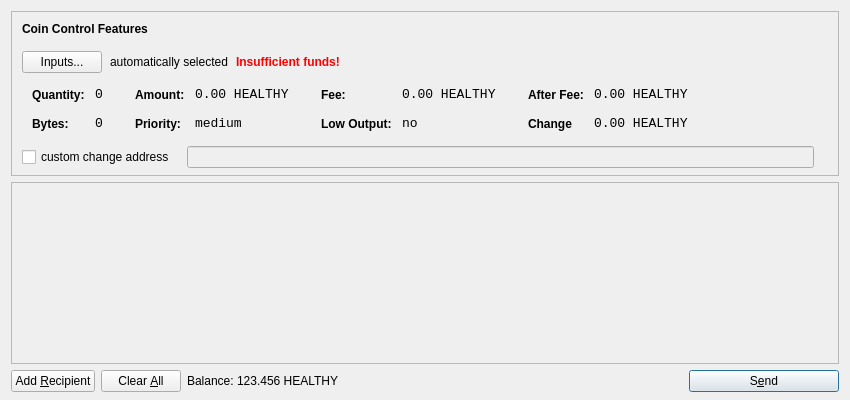
<?xml version="1.0" encoding="UTF-8"?>
<ui version="4.0">
 <class>SendCoinsDialog</class>
 <widget class="QDialog" name="SendCoinsDialog">
  <property name="geometry">
   <rect>
    <x>0</x>
    <y>0</y>
    <width>850</width>
    <height>400</height>
   </rect>
  </property>
  <property name="windowTitle">
   <string>Send Coins</string>
  </property>
  <layout class="QVBoxLayout" name="verticalLayout" stretch="0,1,0">
   <property name="bottomMargin">
    <number>8</number>
   </property>
   <item>
    <widget class="QFrame" name="frameCoinControl">
     <property name="sizePolicy">
      <sizepolicy hsizetype="Expanding" vsizetype="Expanding">
       <horstretch>0</horstretch>
       <verstretch>0</verstretch>
      </sizepolicy>
     </property>
     <property name="maximumSize">
      <size>
       <width>16777215</width>
       <height>16777215</height>
      </size>
     </property>
     <property name="frameShape">
      <enum>QFrame::StyledPanel</enum>
     </property>
     <property name="frameShadow">
      <enum>QFrame::Sunken</enum>
     </property>
     <layout class="QVBoxLayout" name="verticalLayoutCoinControl2">
      <property name="spacing">
       <number>-1</number>
      </property>
      <property name="leftMargin">
       <number>0</number>
      </property>
      <property name="topMargin">
       <number>0</number>
      </property>
      <property name="rightMargin">
       <number>0</number>
      </property>
      <property name="bottomMargin">
       <number>6</number>
      </property>
      <item>
       <layout class="QVBoxLayout" name="verticalLayoutCoinControl" stretch="0,0,0,0,1">
        <property name="spacing">
         <number>0</number>
        </property>
        <property name="leftMargin">
         <number>10</number>
        </property>
        <property name="topMargin">
         <number>10</number>
        </property>
        <item>
         <layout class="QHBoxLayout" name="horizontalLayoutCoinControl1">
          <property name="bottomMargin">
           <number>15</number>
          </property>
          <item>
           <widget class="QLabel" name="labelCoinControlFeatures">
            <property name="sizePolicy">
             <sizepolicy hsizetype="Preferred" vsizetype="Maximum">
              <horstretch>0</horstretch>
              <verstretch>0</verstretch>
             </sizepolicy>
            </property>
            <property name="font">
             <font>
              <weight>75</weight>
              <bold>true</bold>
             </font>
            </property>
            <property name="styleSheet">
             <string notr="true">font-weight:bold;</string>
            </property>
            <property name="text">
             <string>Coin Control Features</string>
            </property>
           </widget>
          </item>
         </layout>
        </item>
        <item>
         <layout class="QHBoxLayout" name="horizontalLayoutCoinControl2" stretch="0,0,0,0">
          <property name="spacing">
           <number>8</number>
          </property>
          <property name="bottomMargin">
           <number>10</number>
          </property>
          <item>
           <widget class="QPushButton" name="pushButtonCoinControl">
            <property name="styleSheet">
             <string notr="true"/>
            </property>
            <property name="text">
             <string>Inputs...</string>
            </property>
           </widget>
          </item>
          <item>
           <widget class="QLabel" name="labelCoinControlAutomaticallySelected">
            <property name="text">
             <string>automatically selected</string>
            </property>
            <property name="margin">
             <number>5</number>
            </property>
           </widget>
          </item>
          <item>
           <widget class="QLabel" name="labelCoinControlInsuffFunds">
            <property name="font">
             <font>
              <weight>75</weight>
              <bold>true</bold>
             </font>
            </property>
            <property name="styleSheet">
             <string notr="true">color:red;font-weight:bold;</string>
            </property>
            <property name="text">
             <string>Insufficient funds!</string>
            </property>
            <property name="margin">
             <number>5</number>
            </property>
           </widget>
          </item>
          <item>
           <spacer name="horizontalSpacerCoinControl">
            <property name="orientation">
             <enum>Qt::Horizontal</enum>
            </property>
            <property name="sizeHint" stdset="0">
             <size>
              <width>40</width>
              <height>1</height>
             </size>
            </property>
           </spacer>
          </item>
         </layout>
        </item>
        <item>
         <widget class="QWidget" name="widgetCoinControl" native="true">
          <property name="sizePolicy">
           <sizepolicy hsizetype="Preferred" vsizetype="Preferred">
            <horstretch>0</horstretch>
            <verstretch>0</verstretch>
           </sizepolicy>
          </property>
          <property name="minimumSize">
           <size>
            <width>0</width>
            <height>0</height>
           </size>
          </property>
          <property name="styleSheet">
           <string notr="true"/>
          </property>
          <layout class="QHBoxLayout" name="horizontalLayoutCoinControl5">
           <property name="margin">
            <number>0</number>
           </property>
           <item>
            <layout class="QHBoxLayout" name="horizontalLayoutCoinControl3" stretch="0,0,0,1">
             <property name="spacing">
              <number>20</number>
             </property>
             <property name="topMargin">
              <number>0</number>
             </property>
             <property name="bottomMargin">
              <number>10</number>
             </property>
             <item>
              <layout class="QFormLayout" name="formLayoutCoinControl1">
               <property name="horizontalSpacing">
                <number>10</number>
               </property>
               <property name="verticalSpacing">
                <number>14</number>
               </property>
               <property name="leftMargin">
                <number>10</number>
               </property>
               <property name="topMargin">
                <number>4</number>
               </property>
               <property name="rightMargin">
                <number>6</number>
               </property>
               <item row="0" column="0">
                <widget class="QLabel" name="labelCoinControlQuantityText">
                 <property name="styleSheet">
                  <string notr="true">font-weight:bold;</string>
                 </property>
                 <property name="text">
                  <string>Quantity:</string>
                 </property>
                 <property name="margin">
                  <number>0</number>
                 </property>
                </widget>
               </item>
               <item row="0" column="1">
                <widget class="QLabel" name="labelCoinControlQuantity">
                 <property name="font">
                  <font>
                   <family>Monospace</family>
                   <pointsize>10</pointsize>
                  </font>
                 </property>
                 <property name="cursor">
                  <cursorShape>IBeamCursor</cursorShape>
                 </property>
                 <property name="contextMenuPolicy">
                  <enum>Qt::ActionsContextMenu</enum>
                 </property>
                 <property name="text">
                  <string>0</string>
                 </property>
                 <property name="margin">
                  <number>0</number>
                 </property>
                 <property name="textInteractionFlags">
                  <set>Qt::LinksAccessibleByMouse|Qt::TextSelectableByKeyboard|Qt::TextSelectableByMouse</set>
                 </property>
                </widget>
               </item>
               <item row="1" column="0">
                <widget class="QLabel" name="labelCoinControlBytesText">
                 <property name="styleSheet">
                  <string notr="true">font-weight:bold;</string>
                 </property>
                 <property name="text">
                  <string>Bytes:</string>
                 </property>
                </widget>
               </item>
               <item row="1" column="1">
                <widget class="QLabel" name="labelCoinControlBytes">
                 <property name="font">
                  <font>
                   <family>Monospace</family>
                   <pointsize>10</pointsize>
                  </font>
                 </property>
                 <property name="cursor">
                  <cursorShape>IBeamCursor</cursorShape>
                 </property>
                 <property name="contextMenuPolicy">
                  <enum>Qt::ActionsContextMenu</enum>
                 </property>
                 <property name="text">
                  <string>0</string>
                 </property>
                 <property name="textInteractionFlags">
                  <set>Qt::LinksAccessibleByMouse|Qt::TextSelectableByKeyboard|Qt::TextSelectableByMouse</set>
                 </property>
                </widget>
               </item>
              </layout>
             </item>
             <item>
              <layout class="QFormLayout" name="formLayoutCoinControl2">
               <property name="horizontalSpacing">
                <number>10</number>
               </property>
               <property name="verticalSpacing">
                <number>14</number>
               </property>
               <property name="leftMargin">
                <number>6</number>
               </property>
               <property name="topMargin">
                <number>4</number>
               </property>
               <property name="rightMargin">
                <number>6</number>
               </property>
               <item row="0" column="0">
                <widget class="QLabel" name="labelCoinControlAmountText">
                 <property name="styleSheet">
                  <string notr="true">font-weight:bold;</string>
                 </property>
                 <property name="text">
                  <string>Amount:</string>
                 </property>
                 <property name="margin">
                  <number>0</number>
                 </property>
                </widget>
               </item>
               <item row="0" column="1">
                <widget class="QLabel" name="labelCoinControlAmount">
                 <property name="font">
                  <font>
                   <family>Monospace</family>
                   <pointsize>10</pointsize>
                  </font>
                 </property>
                 <property name="cursor">
                  <cursorShape>IBeamCursor</cursorShape>
                 </property>
                 <property name="contextMenuPolicy">
                  <enum>Qt::ActionsContextMenu</enum>
                 </property>
                 <property name="text">
                  <string>0.00 HEALTHY</string>
                 </property>
                 <property name="textInteractionFlags">
                  <set>Qt::LinksAccessibleByMouse|Qt::TextSelectableByKeyboard|Qt::TextSelectableByMouse</set>
                 </property>
                </widget>
               </item>
               <item row="1" column="0">
                <widget class="QLabel" name="labelCoinControlPriorityText">
                 <property name="styleSheet">
                  <string notr="true">font-weight:bold;</string>
                 </property>
                 <property name="text">
                  <string>Priority:</string>
                 </property>
                </widget>
               </item>
               <item row="1" column="1">
                <widget class="QLabel" name="labelCoinControlPriority">
                 <property name="font">
                  <font>
                   <family>Monospace</family>
                   <pointsize>10</pointsize>
                  </font>
                 </property>
                 <property name="cursor">
                  <cursorShape>IBeamCursor</cursorShape>
                 </property>
                 <property name="contextMenuPolicy">
                  <enum>Qt::ActionsContextMenu</enum>
                 </property>
                 <property name="text">
                  <string>medium</string>
                 </property>
                 <property name="textInteractionFlags">
                  <set>Qt::LinksAccessibleByMouse|Qt::TextSelectableByKeyboard|Qt::TextSelectableByMouse</set>
                 </property>
                </widget>
               </item>
              </layout>
             </item>
             <item>
              <layout class="QFormLayout" name="formLayoutCoinControl3">
               <property name="horizontalSpacing">
                <number>10</number>
               </property>
               <property name="verticalSpacing">
                <number>14</number>
               </property>
               <property name="leftMargin">
                <number>6</number>
               </property>
               <property name="topMargin">
                <number>4</number>
               </property>
               <property name="rightMargin">
                <number>6</number>
               </property>
               <item row="0" column="0">
                <widget class="QLabel" name="labelCoinControlFeeText">
                 <property name="styleSheet">
                  <string notr="true">font-weight:bold;</string>
                 </property>
                 <property name="text">
                  <string>Fee:</string>
                 </property>
                 <property name="margin">
                  <number>0</number>
                 </property>
                </widget>
               </item>
               <item row="0" column="1">
                <widget class="QLabel" name="labelCoinControlFee">
                 <property name="font">
                  <font>
                   <family>Monospace</family>
                   <pointsize>10</pointsize>
                  </font>
                 </property>
                 <property name="cursor">
                  <cursorShape>IBeamCursor</cursorShape>
                 </property>
                 <property name="contextMenuPolicy">
                  <enum>Qt::ActionsContextMenu</enum>
                 </property>
                 <property name="text">
                  <string>0.00 HEALTHY</string>
                 </property>
                 <property name="textInteractionFlags">
                  <set>Qt::LinksAccessibleByMouse|Qt::TextSelectableByKeyboard|Qt::TextSelectableByMouse</set>
                 </property>
                </widget>
               </item>
               <item row="1" column="0">
                <widget class="QLabel" name="labelCoinControlLowOutputText">
                 <property name="styleSheet">
                  <string notr="true">font-weight:bold;</string>
                 </property>
                 <property name="text">
                  <string>Low Output:</string>
                 </property>
                </widget>
               </item>
               <item row="1" column="1">
                <widget class="QLabel" name="labelCoinControlLowOutput">
                 <property name="font">
                  <font>
                   <family>Monospace</family>
                   <pointsize>10</pointsize>
                  </font>
                 </property>
                 <property name="cursor">
                  <cursorShape>IBeamCursor</cursorShape>
                 </property>
                 <property name="contextMenuPolicy">
                  <enum>Qt::ActionsContextMenu</enum>
                 </property>
                 <property name="text">
                  <string>no</string>
                 </property>
                 <property name="textInteractionFlags">
                  <set>Qt::LinksAccessibleByMouse|Qt::TextSelectableByKeyboard|Qt::TextSelectableByMouse</set>
                 </property>
                </widget>
               </item>
              </layout>
             </item>
             <item>
              <layout class="QFormLayout" name="formLayoutCoinControl4">
               <property name="horizontalSpacing">
                <number>10</number>
               </property>
               <property name="verticalSpacing">
                <number>14</number>
               </property>
               <property name="leftMargin">
                <number>6</number>
               </property>
               <property name="topMargin">
                <number>4</number>
               </property>
               <property name="rightMargin">
                <number>6</number>
               </property>
               <item row="0" column="0">
                <widget class="QLabel" name="labelCoinControlAfterFeeText">
                 <property name="styleSheet">
                  <string notr="true">font-weight:bold;</string>
                 </property>
                 <property name="text">
                  <string>After Fee:</string>
                 </property>
                 <property name="margin">
                  <number>0</number>
                 </property>
                </widget>
               </item>
               <item row="0" column="1">
                <widget class="QLabel" name="labelCoinControlAfterFee">
                 <property name="font">
                  <font>
                   <family>Monospace</family>
                   <pointsize>10</pointsize>
                  </font>
                 </property>
                 <property name="cursor">
                  <cursorShape>IBeamCursor</cursorShape>
                 </property>
                 <property name="contextMenuPolicy">
                  <enum>Qt::ActionsContextMenu</enum>
                 </property>
                 <property name="text">
                  <string>0.00 HEALTHY</string>
                 </property>
                 <property name="textInteractionFlags">
                  <set>Qt::LinksAccessibleByMouse|Qt::TextSelectableByKeyboard|Qt::TextSelectableByMouse</set>
                 </property>
                </widget>
               </item>
               <item row="1" column="0">
                <widget class="QLabel" name="labelCoinControlChangeText">
                 <property name="styleSheet">
                  <string notr="true">font-weight:bold;</string>
                 </property>
                 <property name="text">
                  <string>Change</string>
                 </property>
                </widget>
               </item>
               <item row="1" column="1">
                <widget class="QLabel" name="labelCoinControlChange">
                 <property name="font">
                  <font>
                   <family>Monospace</family>
                   <pointsize>10</pointsize>
                  </font>
                 </property>
                 <property name="cursor">
                  <cursorShape>IBeamCursor</cursorShape>
                 </property>
                 <property name="contextMenuPolicy">
                  <enum>Qt::ActionsContextMenu</enum>
                 </property>
                 <property name="text">
                  <string>0.00 HEALTHY</string>
                 </property>
                 <property name="textInteractionFlags">
                  <set>Qt::LinksAccessibleByMouse|Qt::TextSelectableByKeyboard|Qt::TextSelectableByMouse</set>
                 </property>
                </widget>
               </item>
              </layout>
             </item>
            </layout>
           </item>
          </layout>
         </widget>
        </item>
        <item>
         <layout class="QHBoxLayout" name="horizontalLayoutCoinControl4" stretch="0,0,0">
          <property name="spacing">
           <number>12</number>
          </property>
          <property name="sizeConstraint">
           <enum>QLayout::SetDefaultConstraint</enum>
          </property>
          <property name="topMargin">
           <number>5</number>
          </property>
          <property name="rightMargin">
           <number>5</number>
          </property>
          <item>
           <widget class="QCheckBox" name="checkBoxCoinControlChange">
            <property name="text">
             <string>custom change address</string>
            </property>
           </widget>
          </item>
          <item>
           <widget class="QLineEdit" name="lineEditCoinControlChange">
            <property name="enabled">
             <bool>false</bool>
            </property>
            <property name="sizePolicy">
             <sizepolicy hsizetype="Expanding" vsizetype="Fixed">
              <horstretch>0</horstretch>
              <verstretch>0</verstretch>
             </sizepolicy>
            </property>
           </widget>
          </item>
          <item>
           <widget class="QLabel" name="labelCoinControlChangeLabel">
            <property name="sizePolicy">
             <sizepolicy hsizetype="Preferred" vsizetype="Expanding">
              <horstretch>0</horstretch>
              <verstretch>0</verstretch>
             </sizepolicy>
            </property>
            <property name="minimumSize">
             <size>
              <width>0</width>
              <height>0</height>
             </size>
            </property>
            <property name="text">
             <string/>
            </property>
            <property name="margin">
             <number>3</number>
            </property>
           </widget>
          </item>
         </layout>
        </item>
        <item>
         <spacer name="verticalSpacerCoinControl">
          <property name="orientation">
           <enum>Qt::Vertical</enum>
          </property>
          <property name="sizeHint" stdset="0">
           <size>
            <width>800</width>
            <height>1</height>
           </size>
          </property>
         </spacer>
        </item>
       </layout>
      </item>
     </layout>
    </widget>
   </item>
   <item>
    <widget class="QScrollArea" name="scrollArea">
     <property name="widgetResizable">
      <bool>true</bool>
     </property>
     <widget class="QWidget" name="scrollAreaWidgetContents">
      <property name="geometry">
       <rect>
        <x>0</x>
        <y>0</y>
        <width>830</width>
        <height>165</height>
       </rect>
      </property>
      <layout class="QVBoxLayout" name="verticalLayout_2">
       <property name="margin">
        <number>0</number>
       </property>
       <item>
        <layout class="QVBoxLayout" name="entries">
         <property name="spacing">
          <number>6</number>
         </property>
        </layout>
       </item>
       <item>
        <spacer name="verticalSpacer">
         <property name="orientation">
          <enum>Qt::Vertical</enum>
         </property>
         <property name="sizeHint" stdset="0">
          <size>
           <width>20</width>
           <height>40</height>
          </size>
         </property>
        </spacer>
       </item>
      </layout>
     </widget>
    </widget>
   </item>
   <item>
    <layout class="QHBoxLayout" name="horizontalLayout">
     <item>
      <widget class="QPushButton" name="addButton">
       <property name="toolTip">
        <string>Send to multiple recipients at once</string>
       </property>
       <property name="text">
        <string>Add &amp;Recipient</string>
       </property>
       <property name="icon">
        <iconset resource="../bitcoin.qrc">
         <normaloff>:/icons/add</normaloff>:/icons/add</iconset>
       </property>
       <property name="autoDefault">
        <bool>false</bool>
       </property>
      </widget>
     </item>
     <item>
      <widget class="QPushButton" name="clearButton">
       <property name="sizePolicy">
        <sizepolicy hsizetype="Minimum" vsizetype="Fixed">
         <horstretch>0</horstretch>
         <verstretch>0</verstretch>
        </sizepolicy>
       </property>
       <property name="toolTip">
        <string>Remove all transaction fields</string>
       </property>
       <property name="text">
        <string>Clear &amp;All</string>
       </property>
       <property name="icon">
        <iconset resource="../bitcoin.qrc">
         <normaloff>:/icons/remove</normaloff>:/icons/remove</iconset>
       </property>
       <property name="autoRepeatDelay">
        <number>300</number>
       </property>
       <property name="autoDefault">
        <bool>false</bool>
       </property>
      </widget>
     </item>
     <item>
      <layout class="QHBoxLayout" name="horizontalLayout_2">
       <property name="spacing">
        <number>3</number>
       </property>
       <item>
        <widget class="QLabel" name="label">
         <property name="sizePolicy">
          <sizepolicy hsizetype="Preferred" vsizetype="Fixed">
           <horstretch>0</horstretch>
           <verstretch>0</verstretch>
          </sizepolicy>
         </property>
         <property name="text">
          <string>Balance:</string>
         </property>
        </widget>
       </item>
       <item>
        <widget class="QLabel" name="labelBalance">
         <property name="sizePolicy">
          <sizepolicy hsizetype="Preferred" vsizetype="Fixed">
           <horstretch>0</horstretch>
           <verstretch>0</verstretch>
          </sizepolicy>
         </property>
         <property name="cursor">
          <cursorShape>IBeamCursor</cursorShape>
         </property>
         <property name="text">
          <string>123.456 HEALTHY</string>
         </property>
         <property name="textInteractionFlags">
          <set>Qt::LinksAccessibleByMouse|Qt::TextSelectableByKeyboard|Qt::TextSelectableByMouse</set>
         </property>
        </widget>
       </item>
      </layout>
     </item>
     <item>
      <spacer name="horizontalSpacer">
       <property name="orientation">
        <enum>Qt::Horizontal</enum>
       </property>
       <property name="sizeHint" stdset="0">
        <size>
         <width>40</width>
         <height>20</height>
        </size>
       </property>
      </spacer>
     </item>
     <item>
      <widget class="QPushButton" name="sendButton">
       <property name="minimumSize">
        <size>
         <width>150</width>
         <height>0</height>
        </size>
       </property>
       <property name="toolTip">
        <string>Confirm the send action</string>
       </property>
       <property name="text">
        <string>S&amp;end</string>
       </property>
       <property name="icon">
        <iconset resource="../bitcoin.qrc">
         <normaloff>:/icons/send</normaloff>:/icons/send</iconset>
       </property>
       <property name="default">
        <bool>true</bool>
       </property>
      </widget>
     </item>
    </layout>
   </item>
  </layout>
 </widget>
 <resources>
  <include location="../bitcoin.qrc"/>
 </resources>
 <connections/>
</ui>
